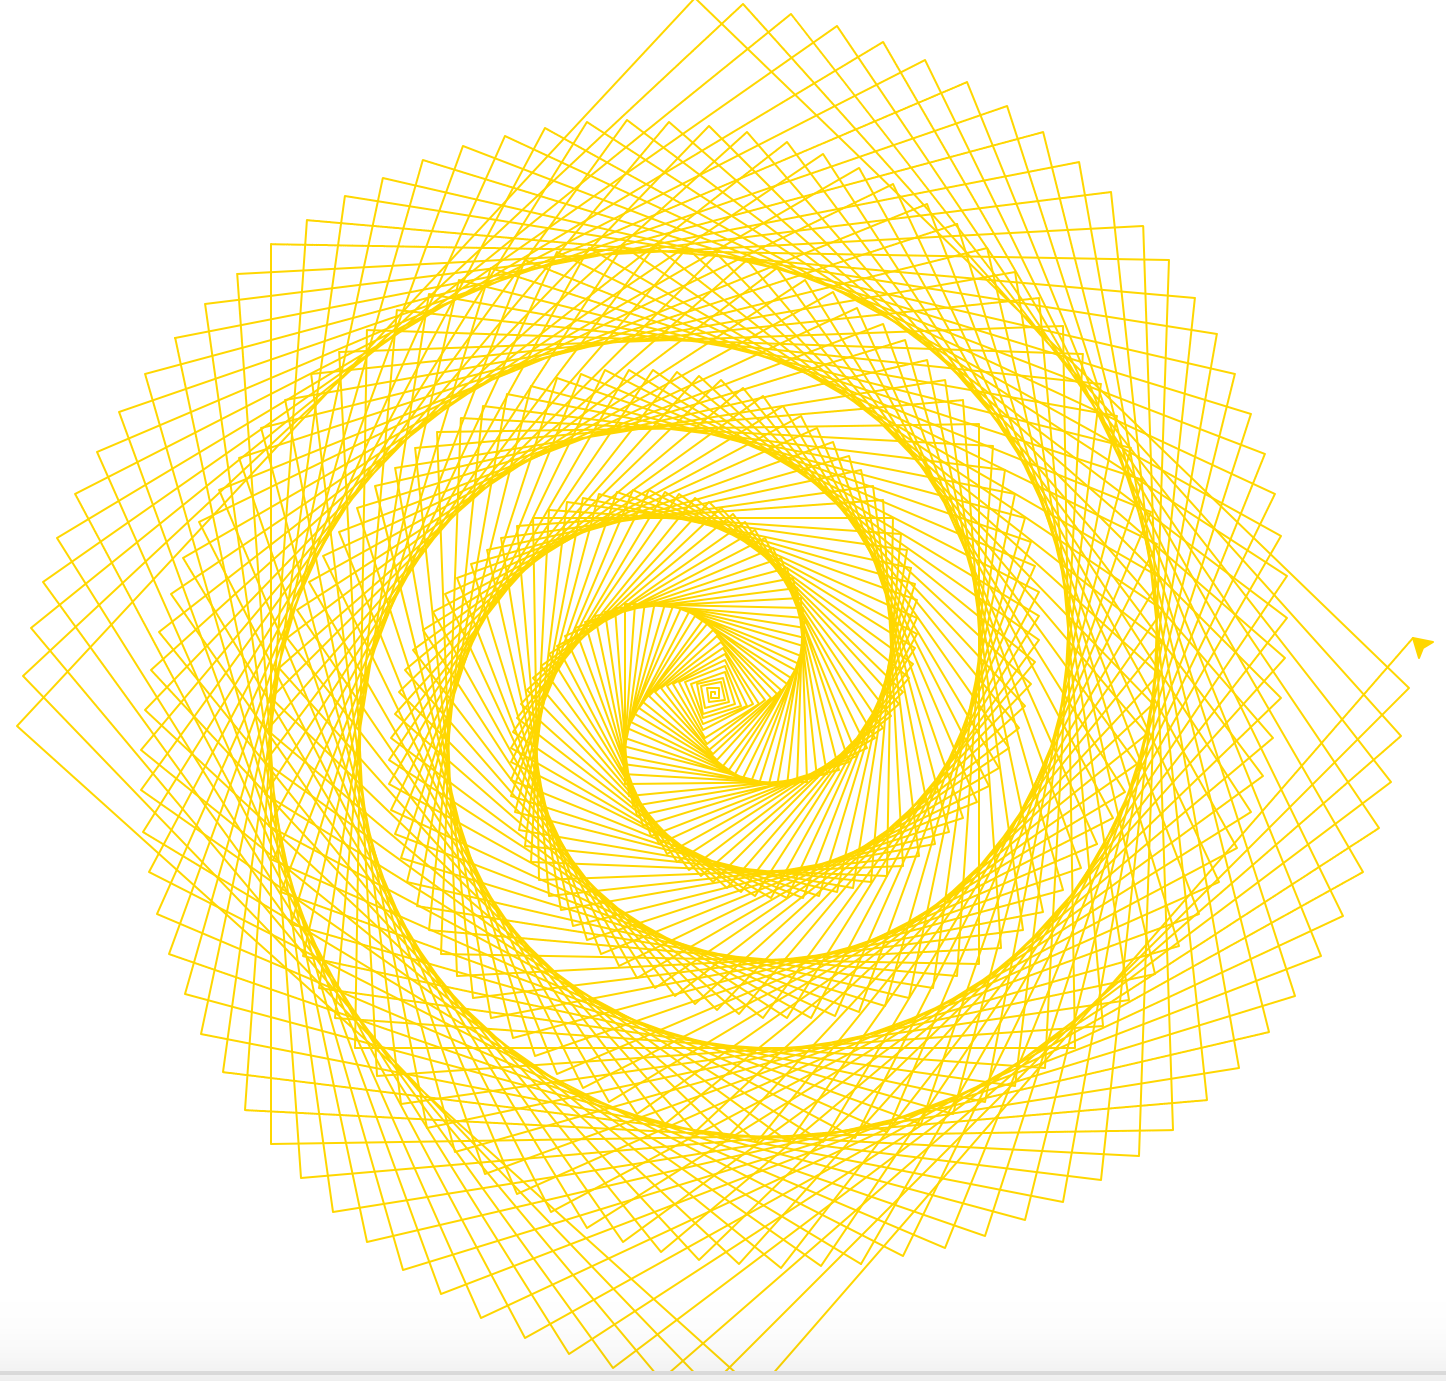

Write Python code to recreate this figure.
from turtle import *

color('gold')

for i in range(500):
	forward(i)
	left(91)

exitonclick()
